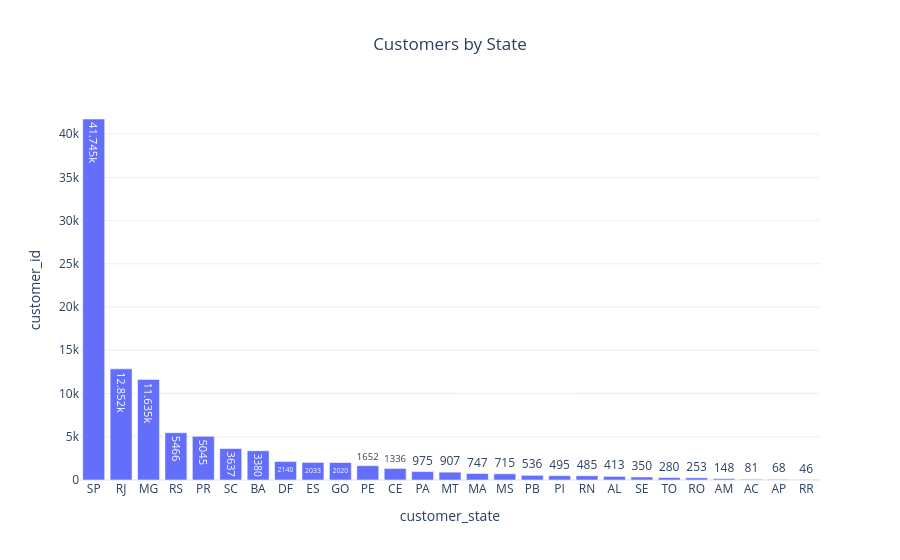

Source (notebook cell):
### Code cell
fig=px.bar(

state_customers,

x="customer_state",

y="customer_id",

title="Customers by State",

text_auto=True

)

fig.update_layout(

template="plotly_white",

title_x=0.5

)

fig.show()

### Figure 1 — Plotly figure (JSON) as saved in the notebook; plotly's stock layout.template omitted (floating-point values rounded to 4 significant figures)
{"data": [{"hovertemplate": "customer_state=%{x}<br>customer_id=%{y}<extra></extra>", "legendgroup": "", "marker": {"color": "#636efa", "pattern": {"shape": ""}}, "name": "", "orientation": "v", "showlegend": false, "textposition": "auto", "texttemplate": "%{y}", "type": "bar", "x": ["SP", "RJ", "MG", "RS", "PR", "SC", "BA", "DF", "ES", "GO", "PE", "CE", "PA", "MT", "MA", "MS", "PB", "PI", "RN", "AL", "SE", "TO", "RO", "AM", "AC", "AP", "RR"], "xaxis": "x", "y": [41745, 12852, 11635, 5466, 5045, 3637, 3380, 2140, 2033, 2020, 1652, 1336, 975, 907, 747, 715, 536, 495, 485, 413, 350, 280, 253, 148, 81, 68, 46], "yaxis": "y"}], "layout": {"barmode": "relative", "legend": {"tracegroupgap": 0}, "title": {"text": "Customers by State", "x": 0.5}, "xaxis": {"anchor": "y", "domain": [0, 1], "title": {"text": "customer_state"}}, "yaxis": {"anchor": "x", "domain": [0, 1], "title": {"text": "customer_id"}}}}
